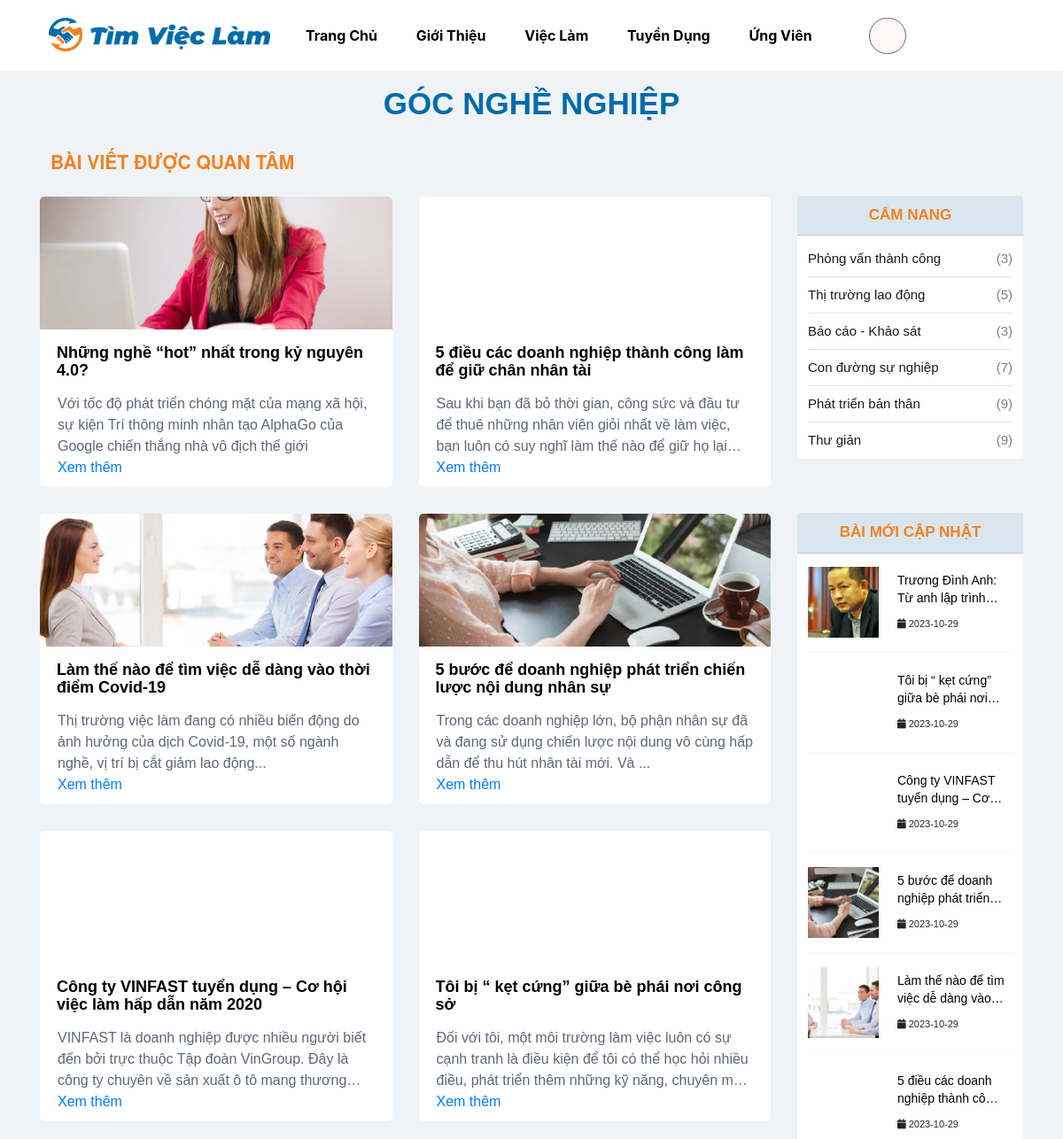
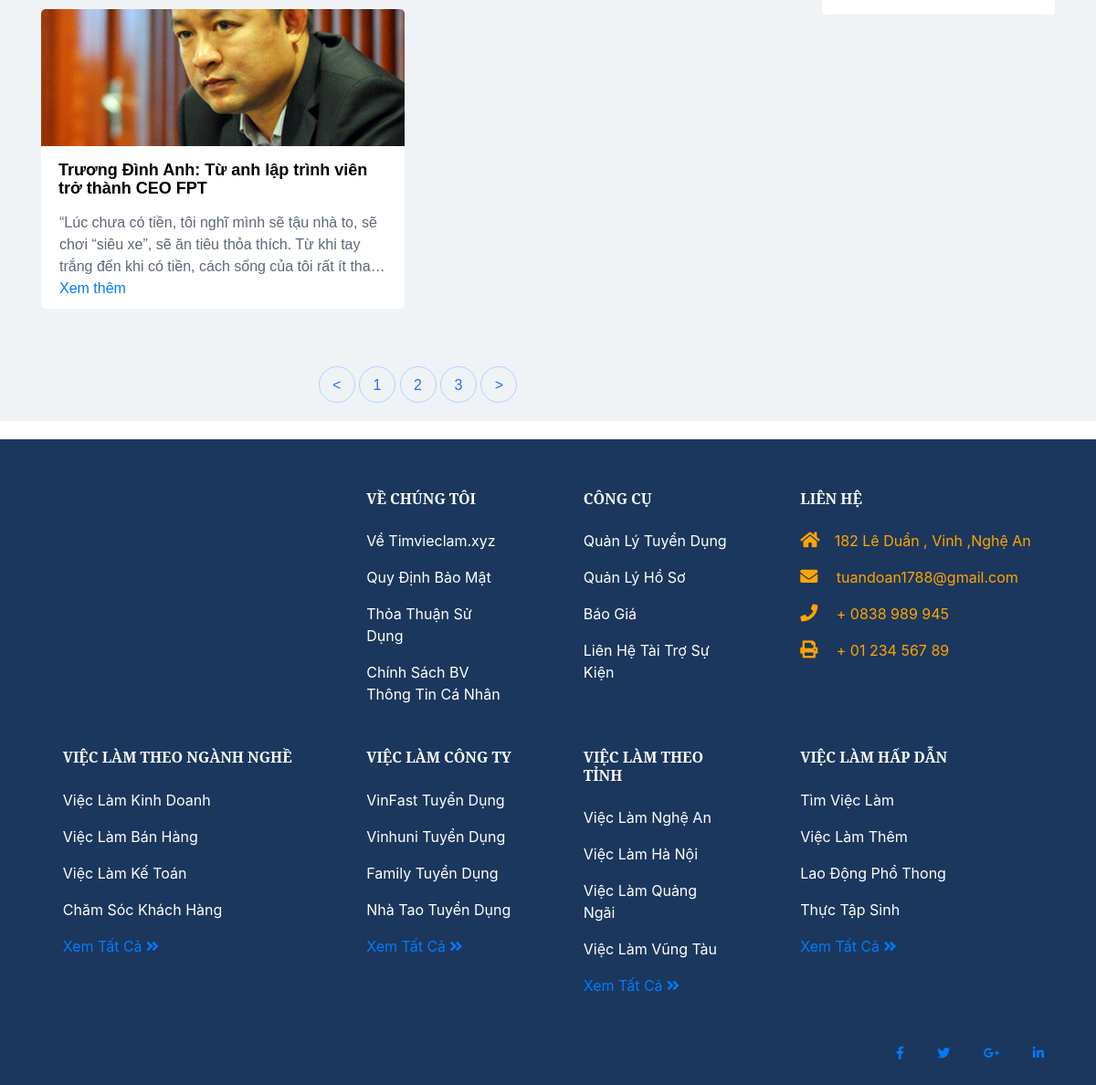
Screenshot of /Blog.php with the database file from the repository (2 pictures, top to bottom).
### tables this page shows
CREATE TABLE `menu` (
  `menu_id` int(11) NOT NULL,
  `tenMenu` varchar(50) NOT NULL,
  `vitri` int(11) NOT NULL,
  `capmenu` int(11) NOT NULL,
  `loaimenu` int(11) NOT NULL,
  `link` varchar(35) NOT NULL,
  `trangthaiAH` varchar(35) NOT NULL
);

CREATE TABLE `tbl_post` (
  `baiviet_id` int(11) NOT NULL,
  `tieude` varchar(250) NOT NULL,
  `tomtatbv` varchar(250) NOT NULL,
  `noidung` varchar(1000) NOT NULL,
  `hinhanh` varchar(250) NOT NULL,
  `link_bvchitiet` varchar(200) NOT NULL,
  `ttbaiviet` int(11) NOT NULL,
  `loaibv` varchar(50) NOT NULL,
  `trangthaibv` varchar(10) NOT NULL,
  `tacgia` varchar(50) NOT NULL,
  `ngaydang` date NOT NULL
);

### Blog.php (the view, shortened to what this page needs)
<?php
include("header.php");
?>
<section class="ftco-section ftco-degree-bg">
    <div class="container">
        <div class="container-blog-header">
            <div class="blog-text-header">
                <h3> GÓC NGHỀ NGHIỆP</h3>
            </div>
        </div>
        <div class="row">
            <div class="col-md-9 ftco">
                <table class="table table-bordered table-hover">
                    <div class="td-block-title-wrap">
                        <h4 class="td-block-title">
                            <a href="Blog.html" class="td-pulldown-size">BÀI VIẾT ĐƯỢC QUAN TÂM</a>
                        </h4>
                    </div>
                    <class class="row d-flex">
                        <?php
                        $blog = "SELECT baiviet_id,tieude,hinhanh,tomtatbv FROM tbl_post where trangthaibv = 'Hiển thị' ORDER BY ttbaiviet ASC LIMIT 8";
                        $re = mysqli_query($conn, $blog);
                        $data = [];
                        while ($row = mysqli_fetch_array($re, MYSQLI_ASSOC)) {
                            $data[] = array(
                                "baiviet_id" => $row["baiviet_id"],
                                'tieude' => $row['tieude'],
                                'hinhanh' => $row['hinhanh'],
                                'tomtatbv' => $row['tomtatbv'],
                            );
                        }
                        ?>
                        <?php foreach ($data as $row) :
                            $baiviet_id = $row['baiviet_id'];
                            $encoded_id = base64_encode($baiviet_id);
                            $link = "Blog_detail.php?sid=" . urlencode($encoded_id);
                        ?>
                            <div class="col-md-6   d-flex ftco">
                                <div class="entry align-self-stretch">
                                    <a href="<?php echo $link; ?>" class="block-20 " style="background-image: url( 'public/css_timviec/images/blog/<?php echo $row['hinhanh']; ?>'); " title="Những nghề “hot” nhất trong kỷ nguyên 4.0">
                                    </a>
                                    <div class="text mt-3 ">
                                        <h3 class="heading "><a href="<?php echo $link; ?>" title="Những nghề “hot” nhất trong kỷ nguyên 4.0 "><?php echo $row['tieude']; ?> </a></h3>
                                    </div>
                                    <div class="content">
                                        <?php echo $row['tomtatbv']; ?>
                                    </div>
                                    <div class="view-more">
                                        <a href="<?php echo $link; ?>">Xem thêm</a>
                                    </div>
                                </div>
                            </div>
                        <?php endforeach; ?>
                    </class>
            </div>
            <div class="row mt-5 ">
                <div class="col text-center ">
                    <div class="block-27 ">
                        <ul>
                            <li><a href="# ">&lt;</a></li>
                            <li><a href="Blog.html">1</a></li>
                            <li><a href="Blog_2.html">2</a></li>
                            <li><a href="# ">3</a></li>
                            <li><a href="# ">&gt;</a></li>
                        </ul>
                    </div>
                </div>
            </div>
        </div>
        <div class="col-md-3 pl-md-9 sidebar ftco ">
            <div class="sidebar-box ftco ">
                <div class="categories ">
                    <div class="slide-bar-header">
                        <h3 class="heading-3 card-header">CẨM NANG </h3>
                    </div>
                    <div class="categories-detail">
                        <li><a href="Blog-phong-van-thanh-cong.html">Phỏng vấn thành công <span>(3)</span></a></li>
                        <li><a href="Blog-thi-truong-lao-dong.html">Thị trường lao động <span>(5)</span></a></li>
                        <li><a href="Blog-bao-cao-khao-sat.html">Báo cáo - Khảo sát<span>(3)</span></a></li>
                        <li><a href="Blog-con-duong-su-nghiep.html">Con đường sự nghiệp<span>(7)</span></a></li>
                        <li><a href="Blog-phat-trien-ban-than.html">Phát triển bản thân <span>(9)</span></a></li>
                        <li><a href="Blog-thu-gian.html">Thư giản <span>(9)</span></a></li>
                    </div>
                </div>
            </div>
            <?php
            $list_blog = "SELECT * FROM tbl_post WHERE trangthaibv = 'Hiển thị' ORDER BY ttbaiviet DESC LIMIT 6";
            $re = mysqli_query($conn, $list_blog);
            $data = [];
            while ($row2 = mysqli_fetch_array($re, MYSQLI_ASSOC)) {
                $data[] = array(
                    'baiviet_id' => $row2['baiviet_id'],
                    'tieude' => $row2['tieude'],
                    'hinhanh' => $row2['hinhanh'],
                    'loaibv' => $row2['loaibv'],
                    'ngaydang' => $row2['ngaydang'],
                );
            }
            ?>
            <div class="sidebar-box ftco ">
                <div class="categories ">
                    <h3 class="heading-3 card-header ">BÀI MỚI CẬP NHẬT</h3>
                    <div class="categories-detail ">
                        <?php foreach ($data as $row2) :
                            $baiviet_id = $row2['baiviet_id'];
                            $encoded_id = base64_encode($baiviet_id);
                            $link2 = "Blog_detail.php?sid=" . urlencode($encoded_id);
                        ?>
                            <div class="block-21 mb-3 d-flex ">
                                <a class="img mr-3 " href="<?php echo $link2; ?>" style="background-image: url(public/css_timviec/images/blog/<?php echo $row2['hinhanh']; ?>); "></a>
                                <div class="text ">
                                    <h3 class="heading "><a href="<?php echo $link2; ?>" title="5 bước để doanh nghiệp phát triển chiến lược nội dung. "><?php echo $row2['tieude']; ?></a></h3>
                                    <div class="meta ">
                                        <div>
                                            <i class="fa fa-calendar "></i> <?php echo $row2['ngaydang']; ?></a>
                                        </div>
                                    </div>
                                </div>
                            </div>
                            <hr>
                        <?php endforeach; ?>
                    </div>
                </div>
            </div>
        </div>
    </div>
</section>
<?php include('footer.php'); ?>

### header.php (shortened to what this page needs)
<?php
include("model/config.php");
?>
<!DOCTYPE html>
<html lang="en">
<head>
    <link rel="stylesheet" href="public/plugin/bootstrap/css/bootstrap.min.css" />
    <link rel="stylesheet" href="public/plugin/fontawesome/css/all.min.css" />
    <link rel="stylesheet" href="https://cdnjs.cloudflare.com/ajax/libs/OwlCarousel2/2.3.4/assets/owl.carousel.min.css" />
    <link rel="stylesheet" href="https://cdnjs.cloudflare.com/ajax/libs/OwlCarousel2/2.3.4/assets/owl.theme.default.min.css" />
    <link rel="stylesheet" type="text/css" href="http://cdn.jsdelivr.net/npm/slick-carousel@1.8.1/slick/slick.css" />
    <link rel="stylesheet" href="public/css_timviec/css/style_blog.css">
    <link rel="stylesheet" href="public/css/style.css" />
    <link rel="stylesheet" href="public/css_timviec/css/style-menu.css">
    <link rel="stylesheet" href="public/css_timviec/css/t_style.css">
    <link rel="stylesheet" href="public/css_timviec/css/job.css">
    <link rel="stylesheet" href="https://stackpath.bootstrapcdn.com/bootstrap/4.5.2/css/bootstrap.min.css">
    <link rel="stylesheet" href="public/page_css/page.css">
</head>
<body>
    <header class="container" style="display: flex;">
        <a href="index.php"><img class="logo" src="public/css_timviec/images/Logo.png" alt=""></a>
        <nav style="line-height: 40px;">
            <?php
            $menu = "SELECT * FROM menu WHERE trangthaiAH = 'Hiển thị' ORDER BY vitri ASC LIMIT 5";
            $re = mysqli_query($conn, $menu);
            $data = [];
            while ($row = mysqli_fetch_array($re, MYSQLI_ASSOC)) {
                $data[] = array(
                    'tenMenu' => $row['tenMenu'],
                    'link' => $row['link'],
                );
            }
            ?>
            <ul>
                <?php foreach ($data as $row) : ?>
                    <li>
                        <a href="<?php echo $row['link']; ?>"><?php echo $row['tenMenu']; ?> </a>
                    </li>
                <?php endforeach; ?>
                <li>
                    <a href="#" class="menu-buttons"><i class="fas fa-user-tie"></i></a>
                </li>
            </ul>
        </nav>
    </header>

### public/css_timviec/css/style_blog.css (style rules this page uses)
:root { --White: #fafafa; --Origan: #f38121; --Blue-white: #006caa; }
.entry .content { -webkit-line-clamp: 3; -webkit-box-orient: vertical; display: -webkit-box; height: 72px; overflow: hidden; color: #5d677a; font-size: 16px; font-weight: 400; text-overflow: ellipsis; padding: 0px 20px; }
.entry .view-more { padding: 0px 20px 10px; }
.blog-text-header h3 { text-align: center; font-weight: 900px; font-size: 35px; font-weight: 600; text-align: center; margin-bottom: 20px; color: var(--Blue-white); }
.td-block-title-wrap { position: relative; box-sizing: border-box; }
.td-block-title { margin: 12px; font-family: "Helvetica Neue", Helvetica, Arial, sans-serif; font-size: 21px; font-weight: bold; text-transform: uppercase; }
.td-block-title a { display: inline-block; color: var(--Origan); }
.ftco-section { padding: 1em 0; position: relative; background-color: #FAFAFA; }
.entry { background-color: white; margin: 15px 0px; }
a { text-decoration: none !important; }
.img, .img, .user-img { background-size: cover; background-repeat: no-repeat; background-position: center center; }
.block-20 { overflow: hidden; background-size: cover; background-repeat: no-repeat; background-position: center center; height: 150px; position: relative; display: block; }
.entry .text { position: relative; border-top: 0; border-radius: 2px; padding: 0px 14px; }
.entry .text .heading { font-size: 18px; margin-bottom: 16px; }
.entry .text .heading a { color: #000000; font-weight: 550; }
.block-27 ul { padding: 0; margin: 0; }
.block-27 ul li { display: inline-block; margin-bottom: 4px; font-weight: 400; }
.block-27 ul li a, .block-27 ul li span { color: #206dfb; text-align: center; display: inline-block; width: 40px; height: 40px; line-height: 40px; border-radius: 50%; border: 1px solid #b6cffe; }
.block-21 .img { display: block; height: 80px; width: 80px; }
.block-21 .text { width: calc(100% - 100px); }
.block-21 .text .heading { font-size: 14px; font-weight: 300; }
.block-21 .text .heading a { color: #000000; }
.block-21 .text .meta>div { display: inline-block; font-size: 11px; margin: 5px; }
.sidebar-box .text h3 { font-size: 20px; font-weight: 500; }
.sidebar-box .text h3 a { color: #000000; }
.categories { background-color: #FAFAFA; border-radius: 5px; margin: 63px 0px; background-color: white; }
.categories-detail { padding: 0px 12px 2px; }
.sidebar-box { margin-bottom: 30px; font-size: 15px; width: 100%; background-color: #FAFAFA; }
.sidebar-box *:last-child { margin-bottom: -1.5px; }
.sidebar-box h3.heading-3 { font-size: 17px; font-weight: 600; text-align: center; margin-bottom: 15px; background-color: #D9E6ED; color: var(--Origan) }
.entry { border-radius: 5px 5px; }
.entry .block-20 { border-radius: 5px 5px 0px 0px; }
.categories li, .sidelink li { position: relative; margin-bottom: 9px; padding-bottom: 10px; border-bottom: 1px solid #dee2e6; list-style: none; }
.categories li:last-child, .categories li a, .sidelink li a { display: block; color: #1a1a1a; border-bottom: none; }
.categories li a span, .sidelink li a span { position: absolute; right: 0; top: 0; color: gray; }
.heading a { overflow: hidden; text-overflow: ellipsis; line-height: 20px; -webkit-line-clamp: 2; display: -webkit-box; -webkit-box-orient: vertical; margin-right: 5px; margin: 5px; }
*, *::before, *::after { -webkit-box-sizing: border-box; box-sizing: border-box; }
ul { list-style-type: none; }
@media (min-width: 576px) { .container { max-width: 540px; } }
@media (min-width: 768px) { .container { max-width: 720px; } }
@media (min-width: 992px) { .container { max-width: 960px; } }
@media (min-width: 1200px) { .container { max-width: 1170px; } }

### public/css_timviec/css/style.css (style rules this page uses)
body { font-family: 'Open Sans', sans-serif; }
:root { --while: #ffffff; --Blue: #006CAA; --Blue-While: #18A3E8; --Orange: #F38121; }
* { margin: 0; padding: 0; }
.container { box-sizing: border-box; position: relative; }
a, a:active, a:focus, a:hover, a:visited { text-decoration: none; }
section { padding: 60px 0px; font-family: 'Raleway', sans-serif; }
:root { --input-padding-x: 1.5rem; --input-padding-y: .75rem; }

### rows the page displays
menu: tenMenu "Trang Chủ"
menu: tenMenu "Giới Thiệu"
menu: tenMenu "Việc Làm"
menu: tenMenu "Tuyển Dụng"
menu: tenMenu "Ứng Viên"
tbl_post: hinhanh (picture), tieude "Những nghề “hot” nhất trong kỷ nguyên 4.0?", tomtatbv "Với tốc độ phát triển chóng mặt của mạng xã hội, sự kiện Trí thông minh nhân tạo AlphaGo của Google chiến thắng nhà vô địch thế giới"
tbl_post: tieude "5 điều các doanh nghiệp thành công làm để giữ chân nhân tài", tomtatbv "Sau khi bạn đã bỏ thời gian, công sức và đầu tư để thuê những nhân viên giỏi nhất về làm việc, bạn luôn có suy nghĩ làm thế nào để giữ họ…", tieude "5 điều các doanh nghiệp thành…", ngaydang "2023-10-29"
tbl_post: hinhanh (picture), tieude "Làm thế nào để tìm việc dễ dàng vào thời điểm Covid-19", tomtatbv "Thị trường việc làm đang có nhiều biến động do ảnh hưởng của dịch Covid-19, một số ngành nghề, vị trí bị cắt giảm lao động...", tieude "Làm thế nào để tìm việc dễ dàng…", ngaydang "2023-10-29"
tbl_post: hinhanh (picture), tieude "5 bước để doanh nghiệp phát triển chiến lược nội dung nhân sự", tomtatbv "Trong các doanh nghiệp lớn, bộ phận nhân sự đã và đang sử dụng chiến lược nội dung vô cùng hấp dẫn để thu hút nhân tài mới. Và ...", tieude "5 bước để doanh nghiệp phát…", ngaydang "2023-10-29"
tbl_post: tieude "Công ty VINFAST tuyển dụng – Cơ hội việc làm hấp dẫn năm 2020", tomtatbv "VINFAST là doanh nghiệp được nhiều người biết đến bởi trực thuộc Tập đoàn VinGroup. Đây là công ty chuyên về sản xuất ô tô mang…", tieude "Công ty VINFAST tuyển dụng –…", ngaydang "2023-10-29"
tbl_post: tieude "Tôi bị “ kẹt cứng” giữa bè phái nơi công sở", tomtatbv "Đối với tôi, một môi trường làm việc luôn có sự cạnh tranh là điều kiện để tôi có thể học hỏi nhiều điều, phát triển thêm những kỹ năng, chuyên…", tieude "Tôi bị “ kẹt cứng” giữa bè phái…", ngaydang "2023-10-29"
tbl_post: hinhanh (picture), tieude "Trương Đình Anh: Từ anh lập trình viên trở thành CEO FPT", tomtatbv "“Lúc chưa có tiền, tôi nghĩ mình sẽ tậu nhà to, sẽ chơi “siêu xe”, sẽ ăn tiêu thỏa thích. Từ khi tay trắng đến khi có tiền, cách sống của tôi rất ít…", tieude "Trương Đình Anh: Từ anh lập…", ngaydang "2023-10-29"
